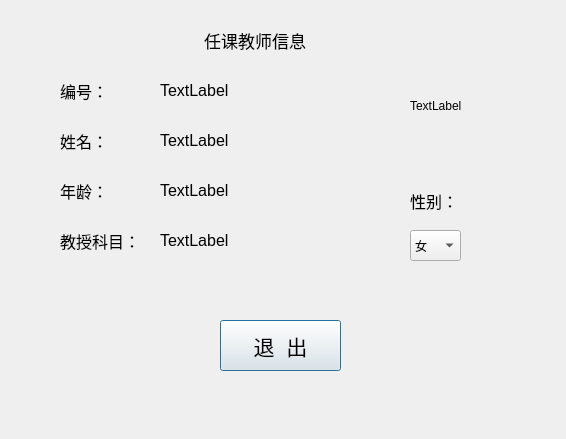
<?xml version="1.0" encoding="UTF-8"?>
<ui version="4.0">
 <class>showTeacher</class>
 <widget class="QDialog" name="showTeacher">
  <property name="geometry">
   <rect>
    <x>0</x>
    <y>0</y>
    <width>566</width>
    <height>439</height>
   </rect>
  </property>
  <property name="windowTitle">
   <string>showTeacher</string>
  </property>
  <widget class="QPushButton" name="exitBtn">
   <property name="geometry">
    <rect>
     <x>220</x>
     <y>320</y>
     <width>121</width>
     <height>51</height>
    </rect>
   </property>
   <property name="font">
    <font>
     <pointsize>16</pointsize>
    </font>
   </property>
   <property name="text">
    <string>退  出</string>
   </property>
  </widget>
  <widget class="QLabel" name="label">
   <property name="geometry">
    <rect>
     <x>190</x>
     <y>20</y>
     <width>151</width>
     <height>41</height>
    </rect>
   </property>
   <property name="font">
    <font>
     <pointsize>13</pointsize>
    </font>
   </property>
   <property name="text">
    <string>   任课教师信息</string>
   </property>
  </widget>
  <widget class="QLabel" name="idLab">
   <property name="geometry">
    <rect>
     <x>60</x>
     <y>80</y>
     <width>54</width>
     <height>21</height>
    </rect>
   </property>
   <property name="font">
    <font>
     <pointsize>12</pointsize>
    </font>
   </property>
   <property name="text">
    <string>编号：</string>
   </property>
  </widget>
  <widget class="QLabel" name="idEdit">
   <property name="geometry">
    <rect>
     <x>160</x>
     <y>80</y>
     <width>81</width>
     <height>21</height>
    </rect>
   </property>
   <property name="font">
    <font>
     <pointsize>12</pointsize>
    </font>
   </property>
   <property name="text">
    <string>TextLabel</string>
   </property>
  </widget>
  <widget class="QLabel" name="nameLab">
   <property name="geometry">
    <rect>
     <x>60</x>
     <y>130</y>
     <width>54</width>
     <height>21</height>
    </rect>
   </property>
   <property name="font">
    <font>
     <pointsize>12</pointsize>
    </font>
   </property>
   <property name="text">
    <string>姓名：</string>
   </property>
  </widget>
  <widget class="QLabel" name="nameEdit">
   <property name="geometry">
    <rect>
     <x>160</x>
     <y>130</y>
     <width>81</width>
     <height>21</height>
    </rect>
   </property>
   <property name="font">
    <font>
     <pointsize>12</pointsize>
    </font>
   </property>
   <property name="text">
    <string>TextLabel</string>
   </property>
  </widget>
  <widget class="QLabel" name="ageLab">
   <property name="geometry">
    <rect>
     <x>60</x>
     <y>180</y>
     <width>54</width>
     <height>21</height>
    </rect>
   </property>
   <property name="font">
    <font>
     <pointsize>12</pointsize>
    </font>
   </property>
   <property name="text">
    <string>年龄：</string>
   </property>
  </widget>
  <widget class="QLabel" name="ageEdit">
   <property name="geometry">
    <rect>
     <x>160</x>
     <y>180</y>
     <width>81</width>
     <height>21</height>
    </rect>
   </property>
   <property name="font">
    <font>
     <pointsize>12</pointsize>
    </font>
   </property>
   <property name="text">
    <string>TextLabel</string>
   </property>
  </widget>
  <widget class="QLabel" name="subLab">
   <property name="geometry">
    <rect>
     <x>60</x>
     <y>230</y>
     <width>81</width>
     <height>21</height>
    </rect>
   </property>
   <property name="font">
    <font>
     <pointsize>12</pointsize>
    </font>
   </property>
   <property name="text">
    <string>教授科目：</string>
   </property>
  </widget>
  <widget class="QLabel" name="subEdit">
   <property name="geometry">
    <rect>
     <x>160</x>
     <y>230</y>
     <width>81</width>
     <height>21</height>
    </rect>
   </property>
   <property name="font">
    <font>
     <pointsize>12</pointsize>
    </font>
   </property>
   <property name="text">
    <string>TextLabel</string>
   </property>
  </widget>
  <widget class="QLabel" name="picLab">
   <property name="geometry">
    <rect>
     <x>410</x>
     <y>60</y>
     <width>71</width>
     <height>91</height>
    </rect>
   </property>
   <property name="text">
    <string>TextLabel</string>
   </property>
  </widget>
  <widget class="QLabel" name="sexLab">
   <property name="geometry">
    <rect>
     <x>410</x>
     <y>190</y>
     <width>54</width>
     <height>21</height>
    </rect>
   </property>
   <property name="font">
    <font>
     <pointsize>12</pointsize>
    </font>
   </property>
   <property name="text">
    <string>性别：</string>
   </property>
  </widget>
  <widget class="QComboBox" name="comboBox">
   <property name="geometry">
    <rect>
     <x>410</x>
     <y>230</y>
     <width>51</width>
     <height>31</height>
    </rect>
   </property>
   <item>
    <property name="text">
     <string>女</string>
    </property>
   </item>
   <item>
    <property name="text">
     <string>男</string>
    </property>
   </item>
  </widget>
 </widget>
 <layoutdefault spacing="6" margin="11"/>
 <resources/>
 <connections>
  <connection>
   <sender>exitBtn</sender>
   <signal>clicked()</signal>
   <receiver>showTeacher</receiver>
   <slot>close()</slot>
   <hints>
    <hint type="sourcelabel">
     <x>282</x>
     <y>369</y>
    </hint>
    <hint type="destinationlabel">
     <x>279</x>
     <y>448</y>
    </hint>
   </hints>
  </connection>
 </connections>
</ui>
